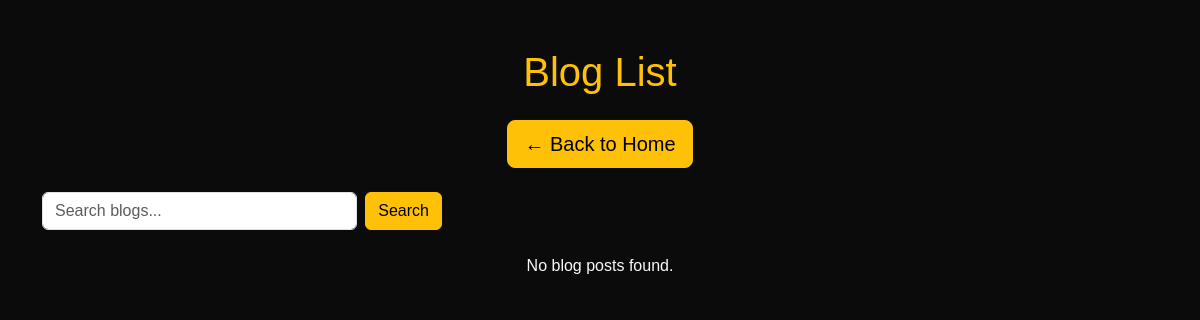
Page /blog/search/ on the earlier database version.
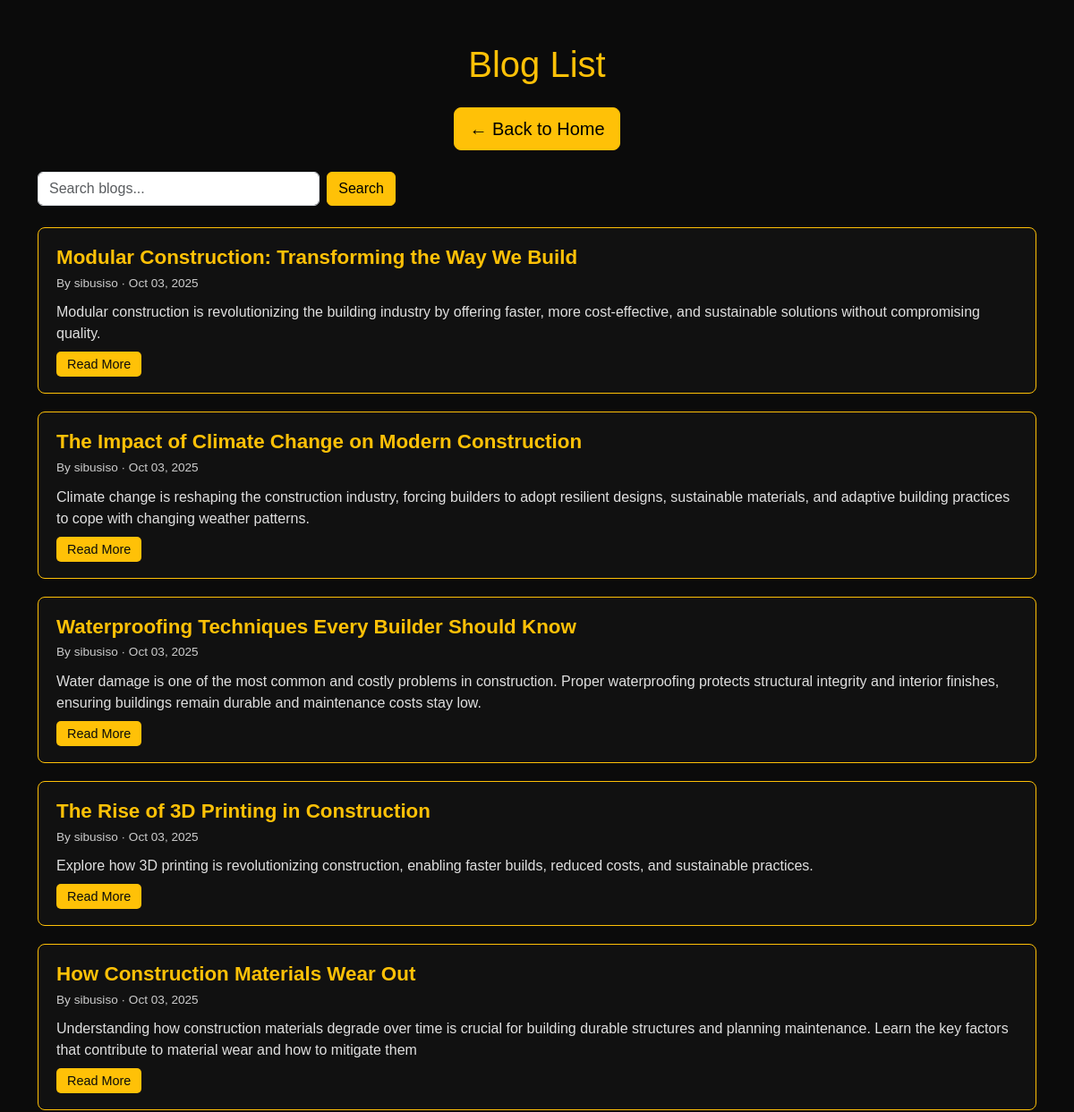
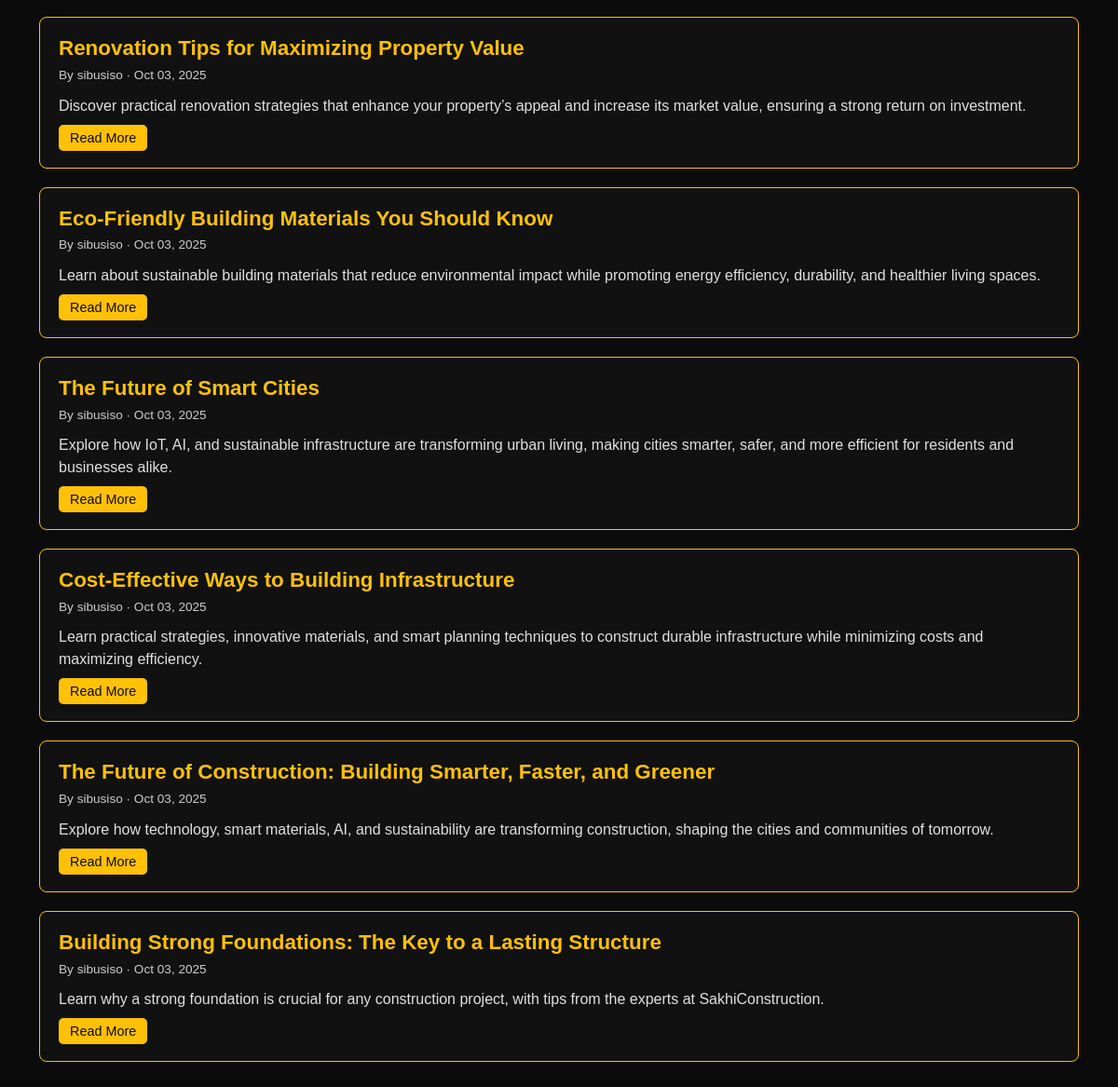
Same page on the later database version (2 pictures, top to bottom).
### blog/models.py (models this page shows, shortened)
class Post(models.Model):
    image = models.ImageField(upload_to='posts/', default='construction.jpg')
    title = models.CharField(max_length=200)
    slug = models.SlugField(max_length=200, unique=False ,  blank=True)
    description = models.TextField(default='No description available.')
    content = RichTextField()
    author = models.ForeignKey(User, on_delete=models.CASCADE)
    created_at = models.DateTimeField(auto_now_add=True)

### blog/views.py (the view)
# urls.py: path('search/', BlogSearchView.as_view(), name='blog_search'),
class BlogSearchView(ListView):
    template_name = "blog_list.html"
    model = Post
    context_object_name = "posts"
    def get_queryset(self):
        query = self.request.GET.get("q")
        if query:
            return Post.objects.filter(title__icontains=query)
        return Post.objects.all().order_by('-created_at')

### templates/blog_list.html (shortened to what this page needs)
{% load static %}
<!DOCTYPE html>
<html lang="en">
<head>
  <link href="https://cdn.jsdelivr.net/npm/bootstrap@5.3.3/dist/css/bootstrap.min.css" rel="stylesheet">
  <link rel="stylesheet" href="{% static 'styles/main.css' %}">
</head>
<body>
  <div class="container py-5">
    <h1 class="text-center mb-4">Blog List</h1>
    <div class="text-center mb-4">
      <a href="{% url 'home' %}" class="btn btn-warning btn-lg">← Back to Home</a>
    </div>
    <form class="d-flex justify-content-center search-bar mb-4" action="{% url 'blog_search' %}" method="get">
      <input class="form-control me-2" type="search" name="q" placeholder="Search blogs..." aria-label="Search">
      <button class="btn btn-warning" type="submit">Search</button>
    </form>
    <div class="row">
      {% for post in posts %}
        <div class="col-12">
          <div class="blog-card">
            <h2 class="blog-title">{{ post.title }}</h2>
            <p class="blog-meta">By {{ post.author }} · {{ post.created_at|date:"M d, Y" }}</p>
            <p class="blog-content">{{ post.description|truncatewords:30 }}</p>
            <a href="{% url 'blog_post' post.slug %}" class="blog-btn">Read More</a>
          </div>
        </div>
      {% empty %}
        <div class="col-12">
          <p class="text-center text-light">No blog posts found.</p>
        </div>
      {% endfor %}
    </div>
  </div>
</body>
</html>

Differences in the rows shown:
added Post: title "Modular Construction: Transforming the Way We Build", author "sibusiso", created_at "Oct 03, 2025", description "Modular construction is revolutionizing the building industry by offering faster, more cost-effective, and sustainable solutions without compromising quality."
added Post: title "The Impact of Climate Change on Modern Construction", author "sibusiso", created_at "Oct 03, 2025", description "Climate change is reshaping the construction industry, forcing builders to adopt resilient designs, sustainable materials, and adaptive building practices to cope with changing weather patterns."
added Post: title "Waterproofing Techniques Every Builder Should Know", author "sibusiso", created_at "Oct 03, 2025", description "Water damage is one of the most common and costly problems in construction. Proper waterproofing protects structural integrity and interior finishes, ensuring buildings remain durable and maintenance costs stay low."
added Post: title "The Rise of 3D Printing in Construction", author "sibusiso", created_at "Oct 03, 2025", description "Explore how 3D printing is revolutionizing construction, enabling faster builds, reduced costs, and sustainable practices."
added Post: title "How Construction Materials Wear Out", author "sibusiso", created_at "Oct 03, 2025", description "Understanding how construction materials degrade over time is crucial for building durable structures and planning maintenance. Learn the key factors that contribute to material wear and how to mitigate them"
added Post: title "Renovation Tips for Maximizing Property Value", author "sibusiso", created_at "Oct 03, 2025", description "Discover practical renovation strategies that enhance your property’s appeal and increase its market value, ensuring a strong return on investment."
added Post: title "Eco-Friendly Building Materials You Should Know", author "sibusiso", created_at "Oct 03, 2025", description "Learn about sustainable building materials that reduce environmental impact while promoting energy efficiency, durability, and healthier living spaces."
added Post: title "The Future of Smart Cities", author "sibusiso", created_at "Oct 03, 2025", description "Explore how IoT, AI, and sustainable infrastructure are transforming urban living, making cities smarter, safer, and more efficient for residents and businesses alike."
added Post: title "Cost-Effective Ways to Building Infrastructure", author "sibusiso", created_at "Oct 03, 2025", description "Learn practical strategies, innovative materials, and smart planning techniques to construct durable infrastructure while minimizing costs and maximizing efficiency."
added Post: title "The Future of Construction: Building Smarter, Faster, and Greener", author "sibusiso", created_at "Oct 03, 2025", description "Explore how technology, smart materials, AI, and sustainability are transforming construction, shaping the cities and communities of tomorrow."
added Post: title "Building Strong Foundations: The Key to a Lasting Structure", author "sibusiso", created_at "Oct 03, 2025", description "Learn why a strong foundation is crucial for any construction project, with tips from the experts at SakhiConstruction."
Other differences:
text no longer shown: "No blog posts found."
